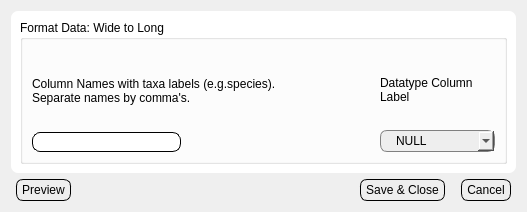
<?xml version="1.0" encoding="UTF-8"?>
<ui version="4.0">
 <class>Dialog</class>
 <widget class="QDialog" name="Dialog">
  <property name="geometry">
   <rect>
    <x>0</x>
    <y>0</y>
    <width>527</width>
    <height>212</height>
   </rect>
  </property>
  <property name="windowTitle">
   <string>Dialog</string>
  </property>
  <property name="styleSheet">
   <string notr="true">.QLabel{
	background: None;
	padding: 0px;
	margin: 0px;
}
.QComboBox {
    border: 1px solid gray;
    border-radius: 7px;
    padding: 2px;
	padding-left: 15px;
	background: #EEEEEE;
}
.QFrame, .QWidget{
	border-radius: 7;
	background: white;
}	



.QLineEdit{
	padding: 1px;
	border-style: solid;
	border: 1px solid black;
	border-radius: 8px;
	margin: 0px;
}

.QPushButton {
	color: black;
	background: #EEEEEE;
	border-width: 1px;
	border-color: black;
	border-style: solid;
	border-radius: 7;
	margin-top: 0px;
	margin-left: 5px;
	margin-right:5px;	
	padding-left: 5px;
	padding-right: 5px;
	padding-top: 3px;
	padding-bottom: 3px;
}


</string>
  </property>
  <layout class="QHBoxLayout" name="horizontalLayout_5">
   <item>
    <layout class="QVBoxLayout" name="verticalLayout_4">
     <item>
      <widget class="QFrame" name="frame">
       <property name="frameShape">
        <enum>QFrame::StyledPanel</enum>
       </property>
       <property name="frameShadow">
        <enum>QFrame::Raised</enum>
       </property>
       <layout class="QHBoxLayout" name="horizontalLayout_4">
        <item>
         <widget class="QGroupBox" name="groupBox">
          <property name="title">
           <string>Format Data: Wide to Long</string>
          </property>
          <layout class="QHBoxLayout" name="horizontalLayout_6">
           <item>
            <layout class="QGridLayout" name="gridLayout">
             <property name="horizontalSpacing">
              <number>50</number>
             </property>
             <item row="0" column="0">
              <layout class="QVBoxLayout" name="verticalLayout">
               <item>
                <widget class="QLabel" name="label">
                 <property name="text">
                  <string>Column Names with taxa labels (e.g.species).
Separate names by comma's.</string>
                 </property>
                </widget>
               </item>
               <item>
                <layout class="QHBoxLayout" name="horizontalLayout">
                 <item>
                  <widget class="QLineEdit" name="lnedValuecolumns"/>
                 </item>
                 <item>
                  <spacer name="horizontalSpacer">
                   <property name="orientation">
                    <enum>Qt::Horizontal</enum>
                   </property>
                   <property name="sizeHint" stdset="0">
                    <size>
                     <width>40</width>
                     <height>20</height>
                    </size>
                   </property>
                  </spacer>
                 </item>
                </layout>
               </item>
              </layout>
             </item>
             <item row="0" column="1">
              <layout class="QVBoxLayout" name="verticalLayout_2">
               <item>
                <widget class="QLabel" name="label_2">
                 <property name="text">
                  <string>Datatype Column
Label</string>
                 </property>
                </widget>
               </item>
               <item>
                <widget class="QComboBox" name="cboxDatatypecolumn">
                 <item>
                  <property name="text">
                   <string>NULL</string>
                  </property>
                 </item>
                 <item>
                  <property name="text">
                   <string>count</string>
                  </property>
                 </item>
                 <item>
                  <property name="text">
                   <string>density</string>
                  </property>
                 </item>
                 <item>
                  <property name="text">
                   <string>biomass</string>
                  </property>
                 </item>
                 <item>
                  <property name="text">
                   <string>percent_cover</string>
                  </property>
                 </item>
                 <item>
                  <property name="text">
                   <string>individual</string>
                  </property>
                 </item>
                </widget>
               </item>
              </layout>
             </item>
            </layout>
           </item>
          </layout>
         </widget>
        </item>
       </layout>
      </widget>
     </item>
     <item>
      <layout class="QHBoxLayout" name="horizontalLayout_3">
       <item>
        <widget class="QPushButton" name="btnPreview">
         <property name="focusPolicy">
          <enum>Qt::ClickFocus</enum>
         </property>
         <property name="text">
          <string>Preview</string>
         </property>
        </widget>
       </item>
       <item>
        <layout class="QHBoxLayout" name="horizontalLayout_2">
         <item>
          <spacer name="horizontalSpacer_6">
           <property name="orientation">
            <enum>Qt::Horizontal</enum>
           </property>
           <property name="sizeHint" stdset="0">
            <size>
             <width>40</width>
             <height>20</height>
            </size>
           </property>
          </spacer>
         </item>
         <item>
          <widget class="QPushButton" name="btnSaveClose">
           <property name="focusPolicy">
            <enum>Qt::ClickFocus</enum>
           </property>
           <property name="text">
            <string>Save &amp;&amp; Close</string>
           </property>
          </widget>
         </item>
         <item>
          <widget class="QPushButton" name="btnCancel">
           <property name="focusPolicy">
            <enum>Qt::ClickFocus</enum>
           </property>
           <property name="text">
            <string>Cancel</string>
           </property>
          </widget>
         </item>
        </layout>
       </item>
      </layout>
     </item>
    </layout>
   </item>
  </layout>
 </widget>
 <resources/>
 <connections/>
</ui>
